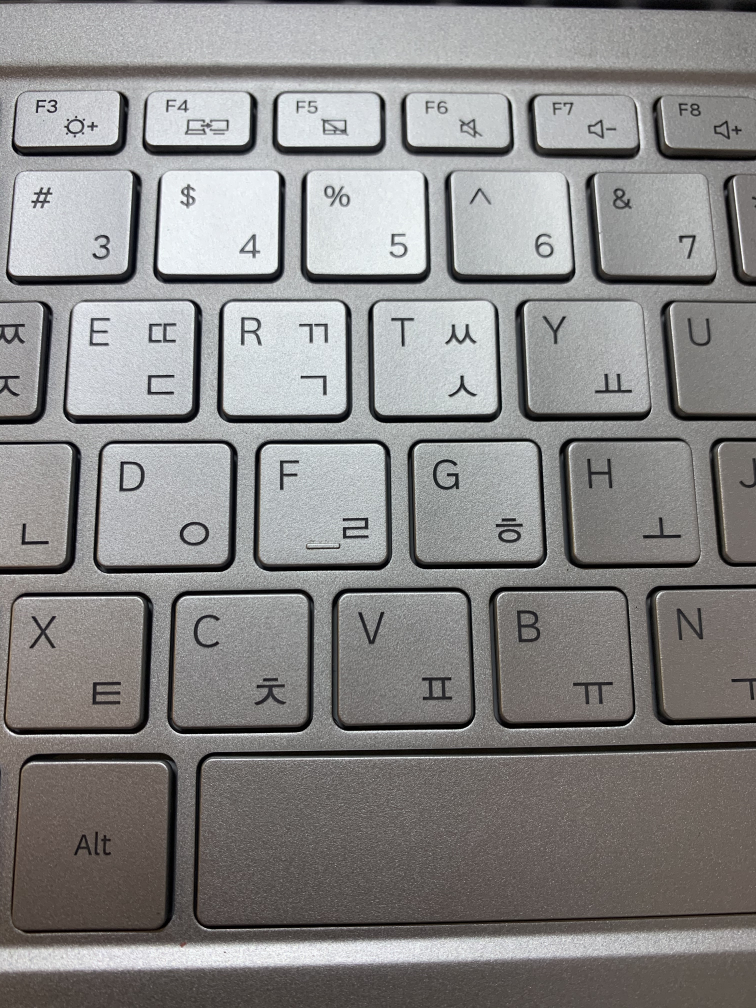
#> input picture openCV_python/resource/keyboard.jpg, 3024 x 4032 px (shown at 1/4 size)
$ python main.py
#> lines starting #> are read from the running program, lines starting #| are printed output that depends on the picture; after the words box and inside, x2 and y2 are one past the last pixel; in counts of white or black regions, pixels touching at a corner belong together
# 1/7 computer vision stduy : labeling
import sys
import numpy as np
import cv2
import matplotlib.pyplot as plt

img = "resource/keyboard.jpg" # 파일 위치 저장
# resize_img= cv2.resize(img, (500,500))
# image =

src = cv2.imread(img, cv2.IMREAD_GRAYSCALE)
#> src: shape (4032, 3024); min 0, max 255, mean 135.6

resize_img = cv2.resize(src, (500,500)) # 이미지 크기 조절
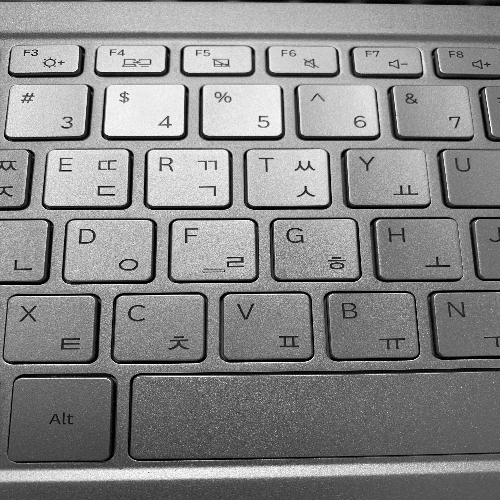
#> resize_img: shape (500, 500); min 0, max 255, mean 135.5

if resize_img is None:
    print('Image load failed!')
    sys.exit()

_, src_bin = cv2.threshold(resize_img, 0, 255, cv2.THRESH_OTSU)
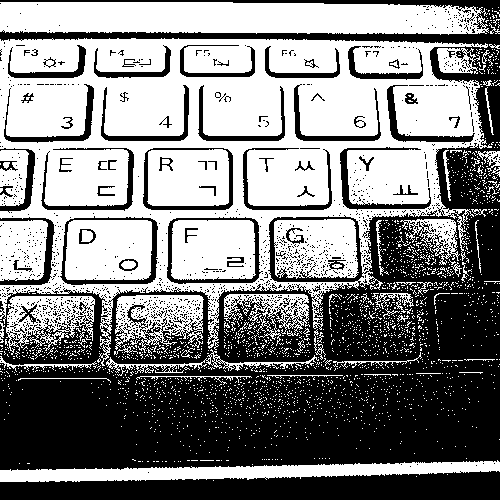
#> src_bin: shape (500, 500); 51.2% white; 1323 black regions (1255 under 20 px), largest, box (x1, y1, x2, y2) and area: (0, 0, 500, 471) 91907, (0, 471, 500, 500) 11128, (60, 216, 158, 285) 1058

cnt, labels, stats, centroids = cv2.connectedComponentsWithStats(src_bin)
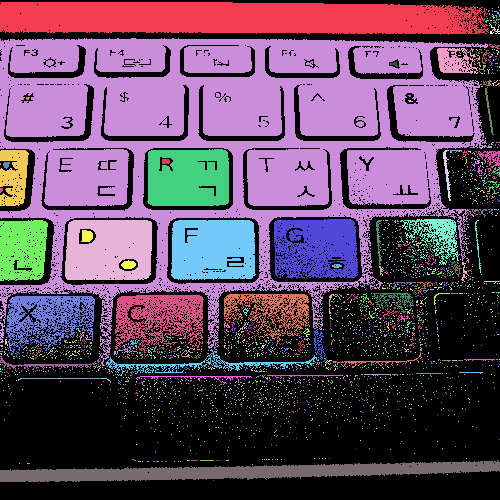
#> labels: shape (500, 500) int32; 2312 distinct labels, from 0 to 2311; one colour per label, 0 black
#> cnt = 2312; stats = 2312 rows, first 6: [0, 0, 500, 500, 122042], [0, 2, 489, 33, 14186], [477, 7, 1, 1, 1], [498, 7, 1, 1, 1], [486, 9, 1, 1, 1], [492, 8, 1, 1, 1]; centroids = 2312 pairs, first value 0 to 499, second value 7 to 480

dst = cv2.cvtColor(resize_img, cv2.COLOR_GRAY2BGR)

for i in range(1, cnt): # 각각의 객체 정보에 들어가기 위해 반복문. 범위를 1부터 시작한 이유는 배경을 제외
    (x, y, w, h, area) = stats[i]

    # 노이즈 제거
    if area < 20:
        continue

    cv2.rectangle(dst, (x, y, w, h), (0, 255, 255))
#> this loop made 2311 passes
#> (x, y, w, h, area) on passes 1, 19, 23: (0, 2, 489, 33, 14186), (489, 23, 11, 11, 36), (0, 38, 492, 328, 68932)
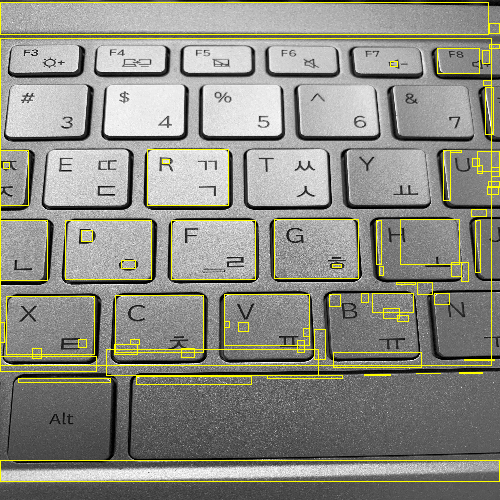
#> dst: shape (500, 500, 3); mean B, G, R 130.8, 140.9, 140.9

cv2.imshow('src', resize_img)
cv2.imshow('src_bin', src_bin)
cv2.imshow('dst', dst)
cv2.waitKey()
cv2.destroyAllWindows()

# # 1/7 computer vision study : segmentation
# import numpy as np
# import cv2
# import matplotlib.pyplot as plt
#
# # imgFile = "resource/coin.png" # 파일 위치 저장
# img = cv2.imread("resource/coin.png")
# gray = cv2.cvtColor(img, cv2.COLOR_BGR2GRAY)
# ret, thresh = cv2.threshold(gray,0,255,cv2.THRESH_BINARY_INV+cv2.THRESH_OTSU)
#
# plt.imshow(thresh, cmap='gray')
# plt.axis('off')
# plt.show()
# #
# kernel = np.ones((3,3),np.uint8)
# opening = cv2.morphologyEx(thresh,cv2.MORPH_OPEN,kernel, iterations = 2)
#
# # 배경이 확실한 영역
# sure_bg = cv2.dilate(opening,kernel,iterations=3)
#
# # 전경이 확실한 영역 찾기
# dist_transform = cv2.distanceTransform(opening,cv2.DIST_L2,5)
# ret, sure_fg = cv2.threshold(dist_transform,0.7*dist_transform.max(),255,0)
#
# # 모르겠는 영역 찾기
# sure_fg = np.uint8(sure_fg)
# unknown = cv2.subtract(sure_bg,sure_fg)
#
# plt.figure(figsize=(12,8))
# plt.subplot(221), plt.imshow(opening,cmap='gray')
# plt.title("Noise Removed"), plt.axis('off')
# plt.subplot(222), plt.imshow(sure_bg,cmap='gray')
# plt.title("Sure Background"), plt.axis('off')
# plt.subplot(223), plt.imshow(dist_transform,cmap='gray')
# plt.title("Distance Transform"), plt.axis('off')
# plt.subplot(224), plt.imshow(sure_fg,cmap='gray')
# plt.title("Threshold"), plt.axis('off')
# plt.show()


# commit
# ========== 히스토그램 균일화(평활화) : Histogram Equalization ===========
# import cv2
# import numpy as np
# from matplotlib import pyplot as plt
#
# imgFile = "resource/111.jpg" # 파일 위치 저장
# img = cv2.imread(imgFile, 0)
#
#
# hist, bins = np.histogram(img.ravel(), 256,[0,256]) # 히스토그램 구하기
# cdf = hist.cumsum()  # numpy 배열을 1차원으로 하고 더한 값을 누적하여 배열 생성
#
# cdf_m = np.ma.masked_equal(cdf, 0)  # cdf에서 값이 0인 부분을 mask하여 제외 처리
#
# cdf_m = (cdf_m - cdf_m.min()) * 255 / (cdf_m.max() - cdf_m.min())  # 여기가 균일화 방정식
#
# cdf = np.ma.filled(cdf_m, 0).astype('uint8')  # mask로 제외했던 0값을 복원
#
# img2 = cdf[img]
#
# cv2.imshow('Equalization', img2)
#
# cv2.waitKey(0)
#
# cv2.destroyAllWindows()

# =========================================================================
# import numpy as np
# import cv2
# from matplotlib import pyplot as plt
#
# imgFile = "resource/img.jpg" # 파일 위치 저장
# img = cv2.imread(imgFile, 0)
#
# color = ('b','g','r')
#
# for i,col in enumerate(color):
#     histr = cv2.calcHist([img],[i],None,[256],[0,256])
#     plt.plot(histr, color=col)
#     plt.xlim([0,256])
# plt.show()

# =======openCV_histogram 실습 1=============
# import cv2
# import numpy as np
# from matplotlib import pyplot as plt
#
# imgFile = "resource/img.jpg" # 파일 위치 저장
# img = cv2.imread(imgFile,0)
#
# plt.hist(img.ravel(), 256, [0,256]);
# plt.show()

# ======================================================================

# import cv2
# import numpy as np
# import matplotlib.pyplot as plt
#
# import cv2
#
# def showImage():
#     imgFile = "resource/img.jpg" # 파일 위치 저장
#
#     img = cv2.imread(imgFile, cv2.IMREAD_GRAYSCALE) #필요한 파일을 읽어옵니다.
#     # 읽기 플래그
#     # cv2.IMREAD_COLOR 컬러 이미지로 로드함
#     # cv2.IMREAD_GRAYSCALE 흑백 이미지로 로드함
#     # cv2.IMREAD_UNCHANGED 알파 채널을 포함하여 이미지 그대로 로드함
#
#     resize_img= cv2.resize(img, (500,500))
#
#     image_blur = cv2.blur(resize_img, (100,100)) # 이미지 블러 처리
#
#     cv2.imshow('image', resize_img)
#     cv2.imshow('blur', image_blur)
#     cv2.waitKey(0) # (ms 초 동안 유지된다.) 0이면 키보드 클릭시에 없어짐
#     cv2.destroyAllWindows() # 모든 화면 꺼짐 showImage()
#
# showImage()

# import cv2
#
# # 이미지 불러오기 & 이미지 사이즈 조절
# def showImage():
#     imgFile = "resource/img.jpg"  # 파일 위치 저장
#
#     img = cv2.imread(imgFile, cv2.IMREAD_COLOR)  #필요한 파일을 읽어옵니다. & 컬러사진
#
#     # 읽기 플래그
#     # cv2.IMREAD_COLOR 컬러 이미지로 로드함
#     # cv2.IMREAD_GRAYSCALE 흑백 이미지로 로드함
#     # cv2.IMREAD_UNCHANGED 알파 채널을 포함하여 이미지 그대로 로드함
#
#     resize_img = cv2.resize(img, (300,300))
#
#     cv2.imshow('img', resize_img)
#
#     cv2.waitKey(0)  # (ms 초 동안 유지된다.) 0이면 키보드 클릭시에 없어짐
#     cv2.destroyAllWindows()
#
# showImage()

$ run again, with openCV_python/resource/111.jpg copied over openCV_python/resource/keyboard.jpg
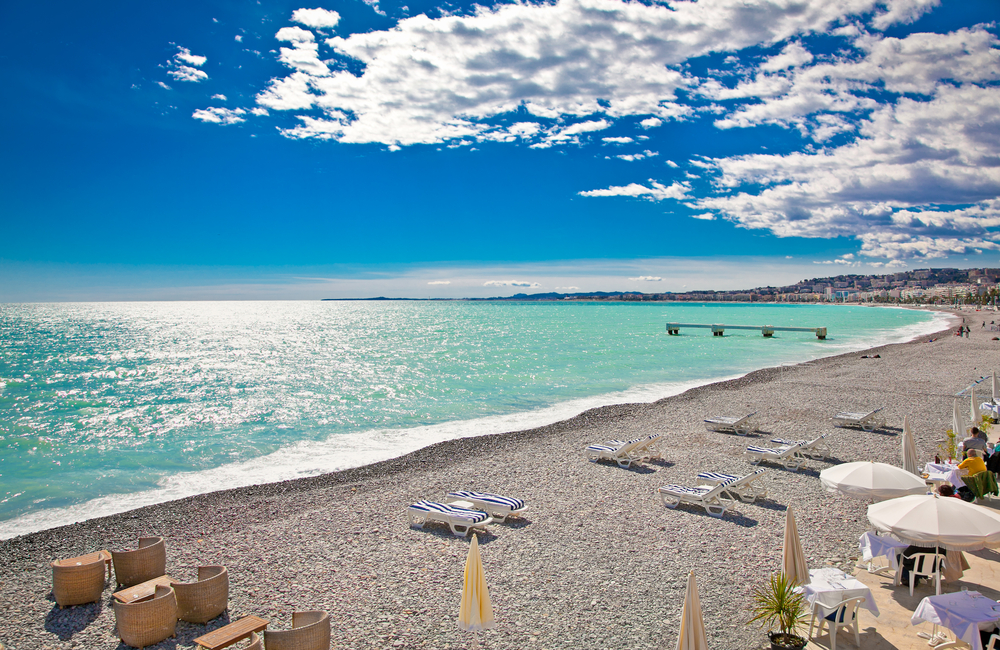
#> input picture openCV_python/resource/111.jpg, 1000 x 650 px
#> src_bin: shape (500, 500); 55.6% white; 2297 black regions (2153 under 20 px), largest, box (x1, y1, x2, y2) and area: (0, 0, 445, 219) 56863, (0, 240, 488, 500) 16130, (0, 251, 71, 401) 4179
#> `cnt, labels, stats, centroids = cv2.connectedComponentsWithStats(src_b..`:
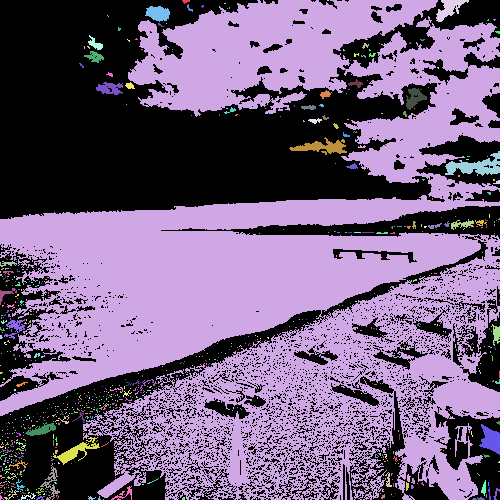
#> labels: shape (500, 500) int32; 708 distinct labels, from 0 to 707; one colour per label, 0 black
#> cnt = 708; stats = 708 rows, first 6: [0, 0, 500, 500, 111099], [182, 0, 8, 4, 20], [0, 0, 500, 500, 131646], [327, 0, 2, 1, 2], [436, 0, 33, 22, 338], [224, 3, 2, 1, 2]; centroids = 708 pairs, first value 0 to 499, second value 0 to 499
#> the loop `for i in range(1, cnt):` made 707 passes
#> after the loop `for i in range(1, cnt):`:
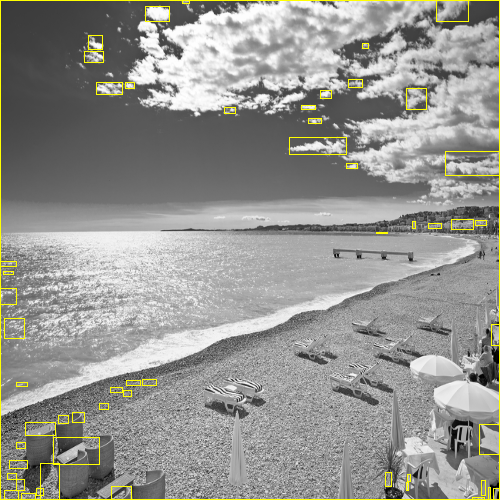
#> dst: shape (500, 500, 3); mean B, G, R 143.9, 148.5, 148.5

$ run again, with openCV_python_somin/resource/img.jpg copied over openCV_python/resource/keyboard.jpg
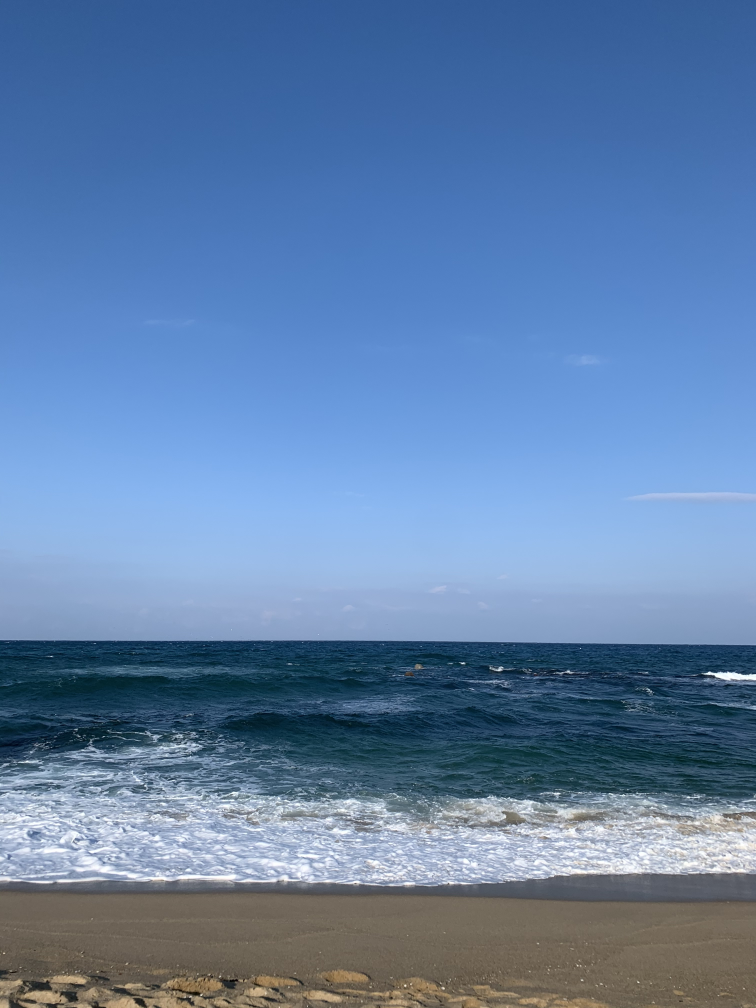
#> input picture openCV_python_somin/resource/img.jpg, 3024 x 4032 px (shown at 1/4 size)
#> src_bin: shape (500, 500); 42.7% white; 534 white regions (503 under 20 px), largest, box (x1, y1, x2, y2) and area: (0, 138, 500, 320) 83039, (0, 367, 500, 440) 21057, (95, 492, 140, 500) 165
#> `cnt, labels, stats, centroids = cv2.connectedComponentsWithStats(src_b..`:
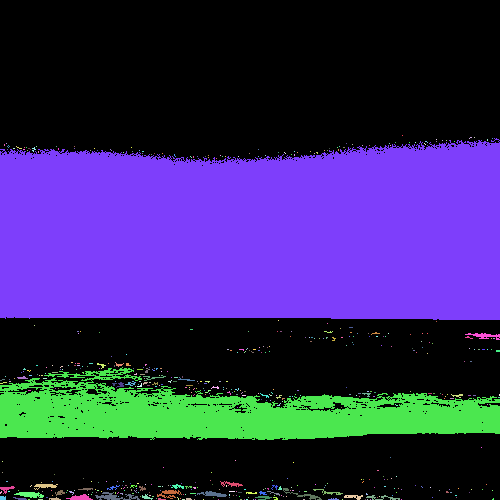
#> labels: shape (500, 500) int32; 535 distinct labels, from 0 to 534; one colour per label, 0 black
#> cnt = 535; stats = 535 rows, first 6: [0, 0, 500, 500, 143183], [402, 135, 1, 1, 1], [469, 137, 3, 2, 3], [474, 137, 1, 1, 1], [436, 139, 1, 1, 1], [487, 139, 1, 2, 2]; centroids = 535 pairs, first value 0.5 to 499, second value 135 to 499
#> the loop `for i in range(1, cnt):` made 534 passes
#> (x, y, w, h, area) on pass 7: (0, 138, 500, 182, 83039)
#> after the loop `for i in range(1, cnt):`:
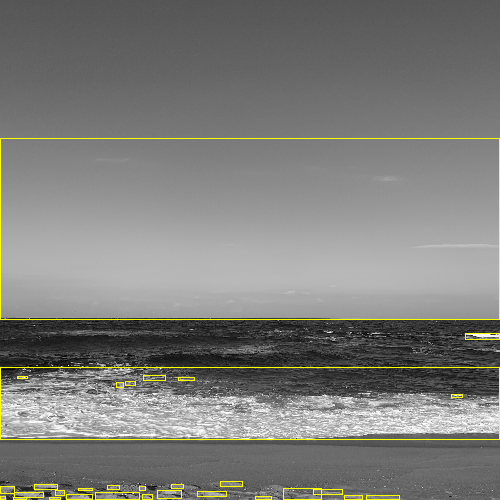
#> dst: shape (500, 500, 3); mean B, G, R 121.4, 125.4, 125.4
